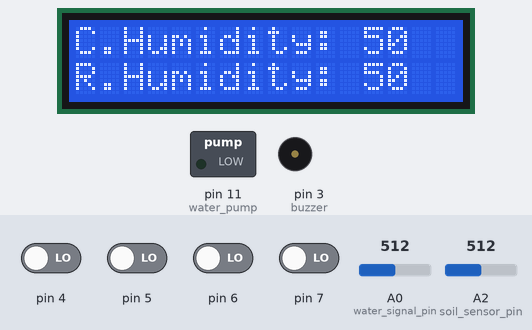
Bench run of a sketch on a simulated Arduino Uno, built with avr-gcc and run on an emulated ATmega328P. Shown: 16×2 character LCD, switched loads named in the sketch (green lamp = pin HIGH), buzzer (waves = sounding, pin HIGH). Inputs (shaded band) come from the test bench; at power-on: pin 4–7 LOW, A2 (soil_sensor_pin) = 512, A0 (water_signal_pin) = 512. Pins used as bus, display or sensor lines are not drawn; what the sketch prints to the serial monitor is not drawn.

Above: at 1.2 s.
1.3 s: A2 (soil_sensor_pin) set to 528
At 3.0 s:
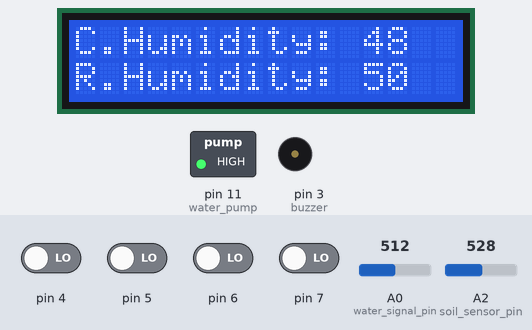
5.5 s: A0 (water_signal_pin) set to 106
7.9 s: A0 (water_signal_pin) set to 89
At 9.3 s:
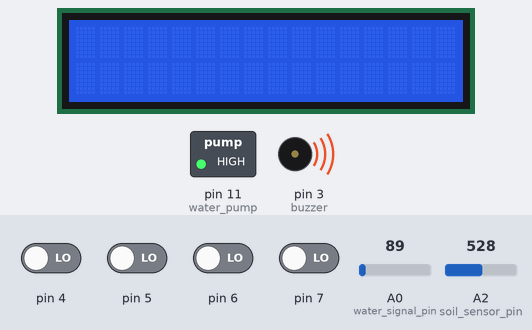
12.1 s: pin 4 driven HIGH
At 15.0 s:
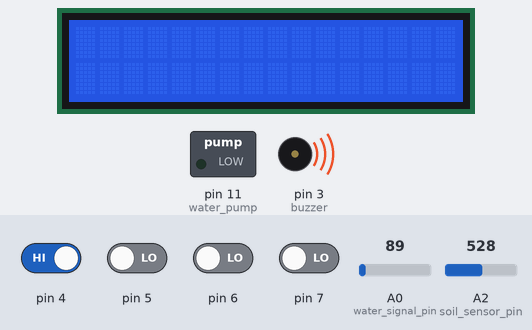
16.3 s: pin 6 driven HIGH
At 18.5 s:
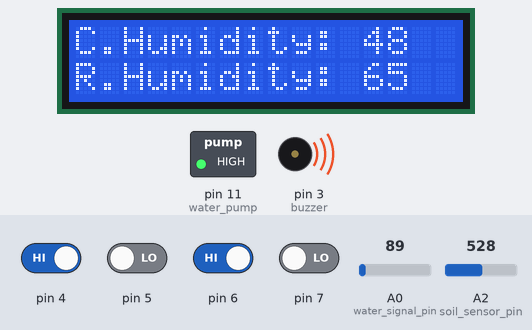
20.2 s: pin 5 driven HIGH
At 22.6 s:
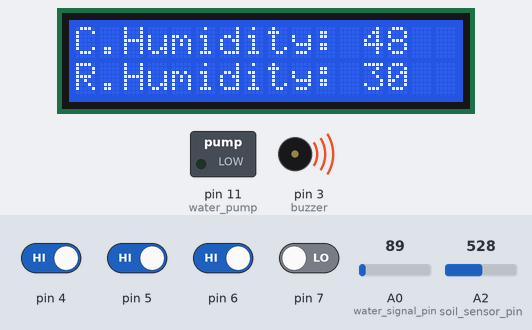
Timing chart, 0 to 24.1 s (numbered marks = the images above; inputs shaded):
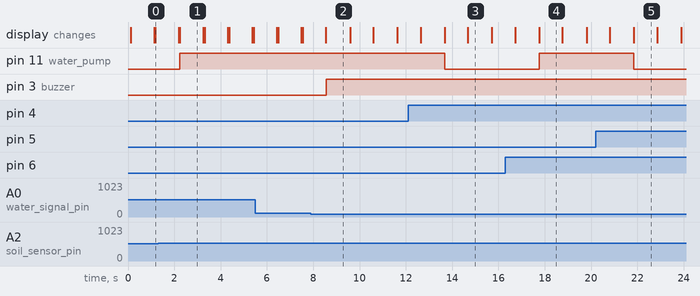

Measured:
- the behaviour switches between 512 and 513 on A2 (soil_sensor_pin) (found by bisection; images 0 and 1)
- the behaviour switches between 100 and 99 on A0 (water_signal_pin) (found by bisection; images 1 and 2)
- after the input at 1.3 s, pin 11 (water_pump): LOW → HIGH after 0.95 s; the display: first differs from a run without the input after 0.95 s (image 1)
- after the input at 7.9 s, pin 3 (buzzer): LOW → HIGH after 0.66 s
- after the input at 12.1 s, pin 11 (water_pump): HIGH → LOW after 1.6 s; the display: first differs from a run without the input after 1.6 s (image 3 shows a later state)
- after the input at 16.3 s, pin 11 (water_pump): LOW → HIGH after 1.5 s; the display: first differs from a run without the input after 1.5 s (image 4)
- after the input at 20.2 s, pin 11 (water_pump): HIGH → LOW after 1.6 s; the display: first differs from a run without the input after 1.6 s (image 5)

The sketch:

IOT_BASED_PLANT_WATERING_SYSTEM.ino
```cpp
#include <Wire.h>
#include <LiquidCrystal_I2C.h>

LiquidCrystal_I2C lcd(0x27, 16, 2);

// defining the water level sensor pins
#define water_power_pin 2
#define water_signal_pin A0

int water_level_value = 0;  //declaring the water level value = 0
int buzzer = 3;

// defining the soil moisture sensor module
int soil_sensor_pin = A2;

//defining water pump
int water_pump=11;

void setup() {

  // put your setup code here, to run once:
  Serial.begin(9600);
  pinMode (water_power_pin, OUTPUT);    //configuring D2 pin as an output
  digitalWrite(water_power_pin, LOW);   //turning the water level sensor off
  lcd.init();
  lcd.backlight();
  pinMode(4, INPUT);
  pinMode(5, INPUT);
  pinMode(6, INPUT);
  pinMode(7, INPUT);
  pinMode(buzzer, OUTPUT);
  pinMode(water_pump, OUTPUT);
}

void loop() {

  //WATER LEVEL SENSOR CODE:
  lcd.clear();
  digitalWrite(water_power_pin, HIGH);    //turning the water level sensor on
  delay(10);       //wait for 10 millisceonds
  water_level_value = analogRead(water_signal_pin); //reading the value of sensor
  digitalWrite(water_power_pin, LOW);               //turning the sensor off
  Serial.print("Water Level Sensor Value: ");
  Serial.print(water_level_value);
  Serial.print("\n");
  if (water_level_value < 100)
  {
    digitalWrite(buzzer, HIGH);         //if value os less than 100 then buzzer will beep
    delay(1000);
  }
  else{
    digitalWrite(buzzer, LOW);
  }

  //IDENTIFYING THE PLANT CODE:

  int a=0,b=0,c=0,d=0,x=0;
  if (digitalRead(4)==HIGH)
  {
    a=1;
  }
  if (digitalRead(5)==HIGH)
  {
    b=1;
  }
  if (digitalRead(6)==HIGH)
  {
    c=1;
  }
  if (digitalRead(7)==HIGH)
  {
    d=1;
  }
  Serial.print("A: ");
  Serial.println(a);
  Serial.print("B: ");
  Serial.println(b);
  Serial.print("C: ");
  Serial.println(c);
  Serial.print("D: ");
  Serial.println(d);
  x = 8*d + 4*c + 2*b + a;
  Serial.print("X: ");
  Serial.println(x);
  int arr[16];
  arr[0]= 50;     //Plant no. 1  -> Peace Lily
  arr[1]= 40;     //Plant no. 2  -> Aloevera
  arr[2]= 80;     //Plant no. 3  -> Flamingo Flower
  arr[3]= 50;     //Plant no. 4  -> Money Plant
  arr[4]= 40;     //Plant no. 5  -> Azalea
  arr[5]= 65;     //Plant no. 6  -> Gerbera Daisy Plant
  arr[6]= 50;     //Plant no. 7  -> Inidan Basil
  arr[7]= 30;     //Plant no. 8  -> Jade plant
  arr[8]= 40;     //Plant no. 9  -> ZZ (Zamioculcas Zamiifolia) Plant
  arr[9]= 20;     //Plant no. 10 -> Bunny Ear Cactus
  arr[10]= 40;    //Plant no. 11 -> Paddle Plant
  arr[11]= 75;    //Plant no. 12 -> Kalanchoe
  arr[12]= 70;    //Plant no. 13 -> Begonia
  arr[13]= 80;    //Plant no. 14 -> Anthurium
  arr[14]= 50;    //Plant no. 15 -> Fishtail Palm
  arr[15]= 10;    //Plant no. 16 -> Yucca Plant

  // SOIL HUMIDITY SENSOR CODE:
  int soil_sensor_value = 0;
  soil_sensor_value = 100-(analogRead(soil_sensor_pin))*0.0976;  // 100 - analogRead(soil_sensor_pin)*(1/1024)*100)
  Serial.print("Soil Sensor Value: ");
  Serial.print(soil_sensor_value);
  Serial.print("\n\n");

  lcd.setCursor(0, 0);
  lcd.print("C.Humidity: ");
  lcd.print(soil_sensor_value);
  lcd.setCursor(0, 1);
  lcd.print("R.Humidity: ");
  lcd.setCursor(12, 1);
  lcd.print(arr[x]);

  if (soil_sensor_value < arr[x])
  {
    digitalWrite(water_pump, HIGH);
  }
  else{
    digitalWrite(water_pump, LOW);
  }
  delay (1000);
}
```
